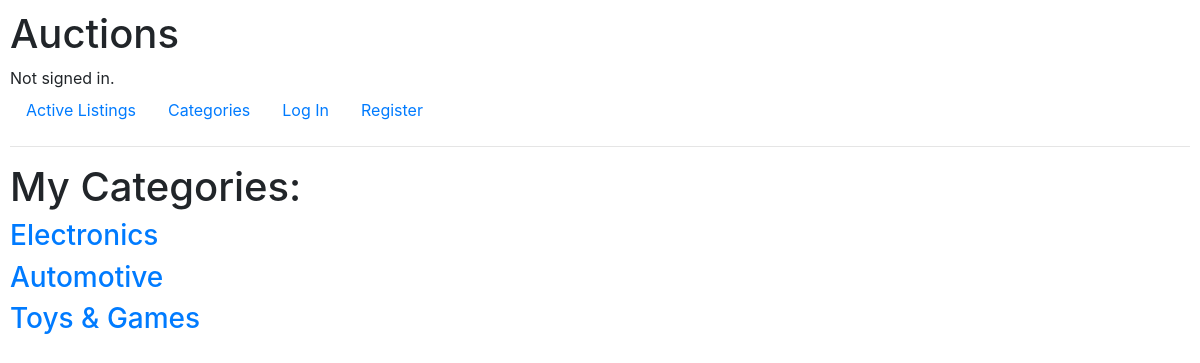
The page /categories on the database as committed earlier.
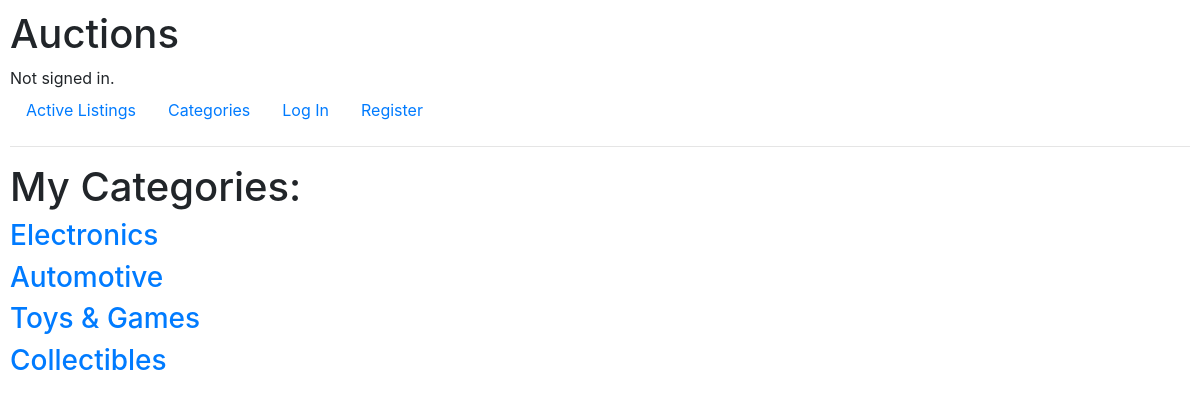
The same page on the database as committed later.
### auctions/models.py (models this page shows, shortened)
class Category(models.Model):                              # category model I add to the auction form
    CATEGORY_CHOICES=[
    ('Electronics', 'Electronics'),
    ('Clothing', 'Clothing'),
    ('Home & Garden', 'Home & Garden'),
    ('Toys & Games', 'Toys & Games'),
    ('Books & Magazines', 'Books & Magazines'),
    ('Sports & Outdoors', 'Sports & Outdoors'),
    ('Health & Beauty', 'Health & Beauty'),
    ('Collectibles', 'Collectibles'),
    ('Automotive', 'Automotive'),
    ('Miscellaneous', 'Miscellaneous')]
    name = models.CharField(max_length=30, choices=CATEGORY_CHOICES)

### auctions/views.py (the view)
# urls.py: path("categories", views.categories,name="categories" ), #categories
def categories(request):  #categories page should be a post request and show all the listings of a specific category
    category=Category.objects.all()
    return render(request, "auctions/categories.html", {'categories': category})

### auctions/templates/auctions/categories.html
{% extends "auctions/layout.html" %}
{% block body %}
    <h1>My Categories: </h1>
    {% for category in categories %}
    <h3><a href="{% url 'category' category.name %}" class="image_link_anchor">{{category.name}}</a></h3>
    {% endfor %}
{% endblock %}

### auctions/templates/auctions/layout.html (shortened to what this page needs)
{% load static %}
<!DOCTYPE html>
<html lang="en">
    <head>
        <link rel="stylesheet" href="https://stackpath.bootstrapcdn.com/bootstrap/4.4.1/css/bootstrap.min.css">
        <link href="{% static 'auctions/styles.css' %}" rel="stylesheet">
    </head>
    <body>
        <h1>Auctions</h1>
        <div>
            {% if user.is_authenticated %}
                Signed in as <strong>{{ user.username }}</strong>.
            {% else %}
                Not signed in.
            {% endif %}
        </div>
        <ul class="nav">
            <li class="nav-item">
                <a class="nav-link" href="{% url 'index' %}">Active Listings</a>
            </li>
            <li class="nav-item">
                <a class="nav-link" href="{% url 'categories' %}">Categories</a>
            </li>
            {% if user.is_authenticated %}
            <li class="nav-item">
                <a class="nav-link" href="{% url 'watchlist' %}">Watchlist</a>
            </li>
            <li class="nav-item">
                <a class="nav-link" href="{% url 'create' %}">Create Listing</a>
            </li>
                <li class="nav-item">
                    <a class="nav-link" href="{% url 'logout' %}">Log Out</a>
                </li>
            {% else %}
                <li class="nav-item">
                    <a class="nav-link" href="{% url 'login' %}">Log In</a>
                </li>
                <li class="nav-item">
                    <a class="nav-link" href="{% url 'register' %}">Register</a>
                </li>
            {% endif %}
        </ul>
        <hr>
        {% block body %}
        {% endblock %}
    </body>
</html>

### auctions/static/auctions/styles.css (style rules this page uses)
body { padding: 10px; }
.image_link_anchor { display: block; }

Rows that differ between the two databases and show on the page:
added Category: name "Collectibles"
